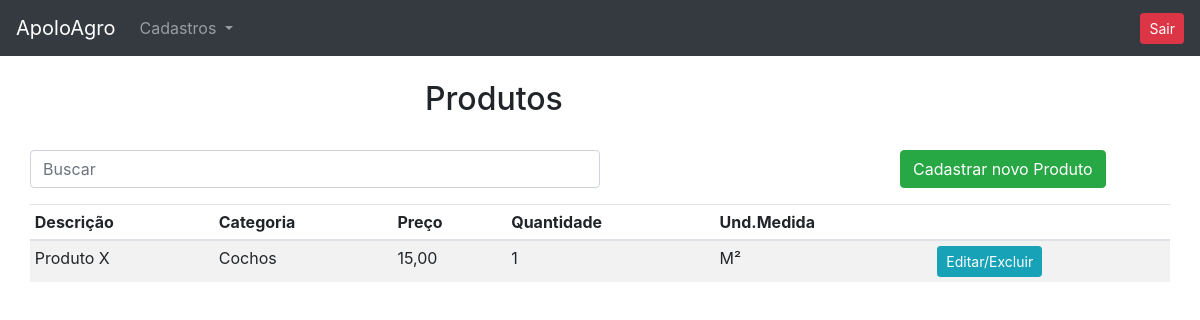
The page /produtos/ (signed in) on the database its author committed.
### cadastros/models.py (models this page shows, shortened)
class Produtos(models.Model):
    descricao = models.CharField(max_length=50)
    preco_venda = models.DecimalField(max_digits=10, decimal_places=2)
    quantidade = models.IntegerField()
    observacao = models.TextField(blank=True, null=True)
    categoria = models.ForeignKey(Categorias, on_delete=models.DO_NOTHING)
    und = models.ForeignKey(UnidadeMedida, on_delete=models.DO_NOTHING)
    class Meta:
        verbose_name = 'Produto'

class Categorias(models.Model):
    descricao = models.CharField(max_length=50)
    produto = models.BooleanField(default=False)
    servico = models.BooleanField(default=False)
    class Meta:
        verbose_name = 'Categoria'
    def __str__(self):
        return self.descricao

class UnidadeMedida(models.Model):
    descricao = models.CharField(max_length=30)
    sigla = models.CharField(max_length=4)
    class Meta:
        verbose_name = 'UnidadeMedida'

### cadastros/views.py (the view)
# urls.py: path('produtos/', views.produtos, name='produtos'),
def produtos(request):
    if request.session.get('usuario'):
        produto = Produtos.objects.order_by('-id')
        return render(request, 'produtos.html', {'produtos': produto, 'usuario_logado': request.session.get('usuario')})
    else:
        return redirect('/login/?status=2')

### cadastros/templates/produtos.html (shortened to what this page needs)
{% extends 'base.html' %}
{% block 'conteudo' %}
<div class="container">
      <div class="row">
        <div class="col-md-4">
        </div>
        <div class="col-md">
            <br>
            <h2>Produtos</h2>
        </div>
      </div>
    <br>
        <div class="row">
            <div class="col-md-6">
                <form action="" method="GET">
                    <div class="form-group row">
                        <input class="form-control" type="search" id="search-input" placeholder="Buscar" name="termo">
                    </div>
                </form>
            </div>
            <div class="col-md"></div>
            <div class="col-md">
                <a href="{% url 'cria_produto' %}" type="button" class="btn btn-success">Cadastrar novo Produto</a>
            </div>
        </div>
    <div class="row">
        <table class="table table-striped table-sm">
          <thead>
            <tr>
              <th scope="col">Descrição</th>
              <th scope="col">Categoria</th>
              <th scope="col">Preço</th>
              <th scope="col">Quantidade</th>
              <th scope="col">Und.Medida</th>
              <th scope="col">  </th>
            </tr>
          </thead>
          <tbody>
            {% for prod in produtos %}
                <tr>
                  <td>{{ prod.descricao }}</td>
                  <td>{{ prod.categoria}}</td>
                  <td>{{ prod.preco_venda}}</td>
                  <td>{{ prod.quantidade }}</td>
                  <td>{{ prod.und.sigla }}</td>
                  <td><a href="{% url 'edita_produto' prod.id %}" type="button" class="btn btn-info btn-sm">Editar/Excluir</a></td>
                </tr>
            {% endfor %}
          </tbody>
        </table>
    </div>
</div>
{% endblock %}

### rows shown on the page
Produtos: descricao "Produto X", categoria "Cochos", preco_venda "15,00", quantidade "1", und.sigla "M²"
